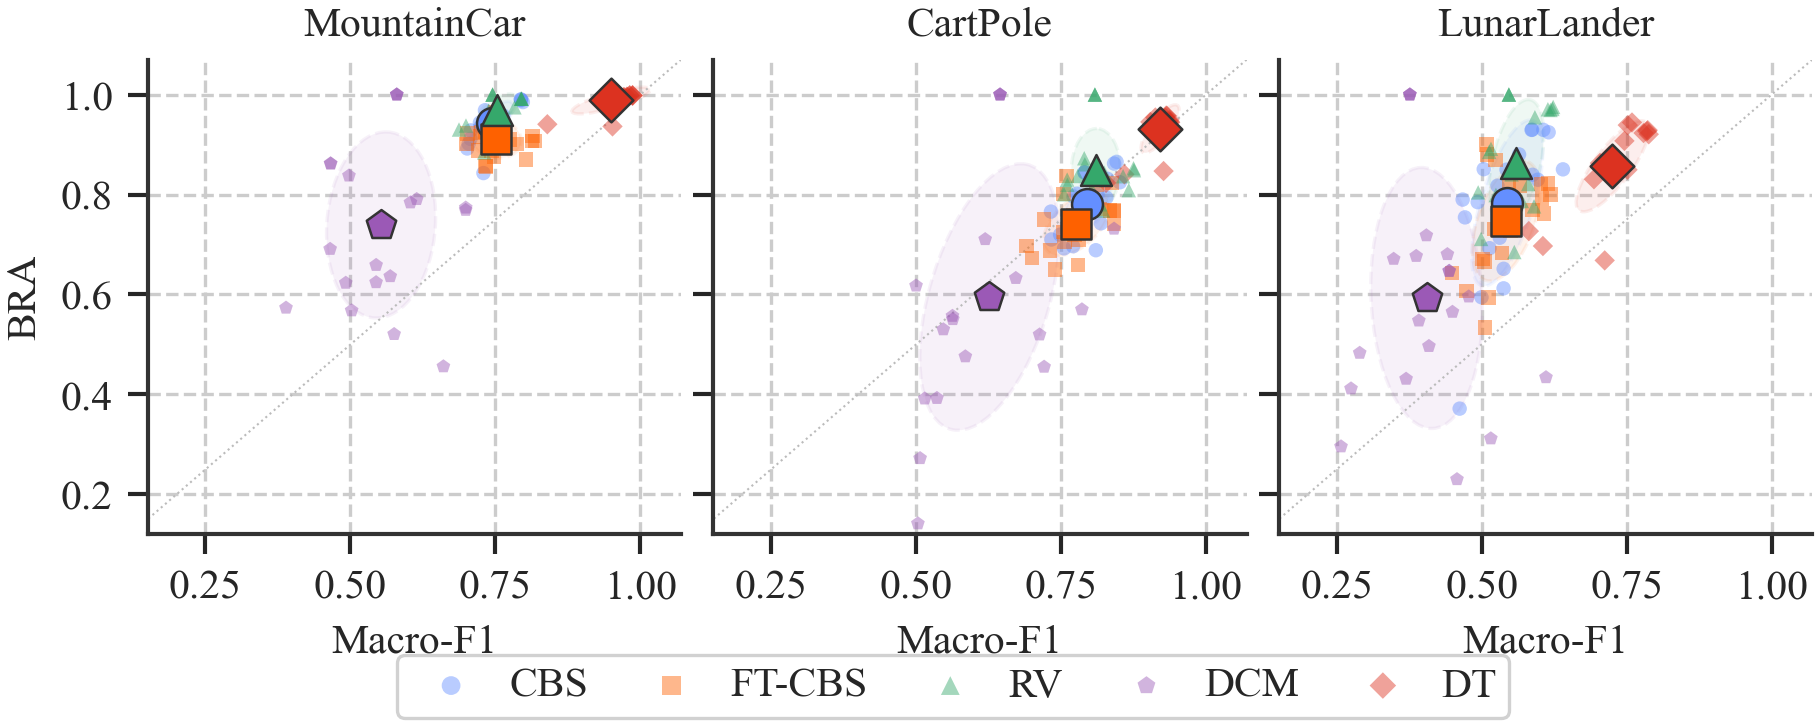

Source code (Python):
#!/usr/bin/env python
"""Fidelity vs prediction-agreement scatter.

1x3 panels (one per env). Each point = one perturbation run.
Uses smaller markers, jitter, and per-method mean+CI ellipses
to reduce visual clutter while preserving the decoupling message.
"""
import sys, os
sys.path.insert(0, os.path.dirname(os.path.dirname(os.path.abspath(__file__))))

import numpy as np
from figures._style import (apply_style, savefig, load_results, ENVS,
                             ENV_TAGS, ENV_SHORT, COLORS, MARKERS, COL2)
import matplotlib.pyplot as plt
from matplotlib.patches import Ellipse


METHOD_FILES = [
    ("stress_test_results.json", {"cbs": "CBS", "cbs_maxf1": "FT-CBS"}),
    ("decision_tree_results.json", {"b4_dt": "DT"}),
    ("consensus_merge_results.json", {"consensus_vote": "RV",
                                     "consensus_cbs": "DCM"}),
]

# Ordered for consistent legend
METHOD_ORDER = ["CBS", "FT-CBS", "RV", "DCM", "DT"]


def extract_points(data, method_key):
    if method_key not in data:
        return [], []
    per_run = data[method_key].get("per_run", {})
    f1s, bras = [], []
    for rv in per_run.values():
        f1 = rv.get("fidelity_heldout", {}).get("f1")
        sp = rv.get("stability_proxy_family",
                     rv.get("stability_proxy_global", {}))
        bra = sp.get("BRA") if sp else rv.get("BRA")
        if f1 is not None and bra is not None:
            f1s.append(f1)
            bras.append(bra)
    return f1s, bras


def add_ellipse(ax, xs, ys, color, n_std=1.5):
    """Add a confidence ellipse around a cloud of points."""
    if len(xs) < 3:
        return
    mx, my = np.mean(xs), np.mean(ys)
    cov = np.cov(xs, ys)
    if np.any(np.isnan(cov)) or cov.shape != (2, 2):
        return
    vals, vecs = np.linalg.eigh(cov)
    vals = np.maximum(vals, 1e-10)
    angle = np.degrees(np.arctan2(vecs[1, 0], vecs[0, 0]))
    w, h = 2 * n_std * np.sqrt(vals)
    ell = Ellipse(xy=(mx, my), width=w, height=h, angle=angle,
                  facecolor=color, alpha=0.08, edgecolor=color,
                  linewidth=0.8, linestyle="--")
    ax.add_patch(ell)


def main():
    apply_style()
    fig, axes = plt.subplots(1, 3, figsize=(COL2, COL2 * 0.34), sharey=True)

    all_handles = {}
    for col, env in enumerate(ENVS):
        ax = axes[col]
        tag = ENV_TAGS[env]

        for fname, mmap in METHOD_FILES:
            data = load_results(tag, fname)
            if data is None:
                continue
            for mk, label in mmap.items():
                f1s, bras = extract_points(data, mk)
                if not f1s:
                    continue
                c, m = COLORS[label], MARKERS[label]

                # Small semi-transparent scatter
                ax.scatter(f1s, bras, c=c, marker=m, s=12, alpha=0.45,
                           edgecolors="none", zorder=3, label=label)

                # Mean marker (larger, with border)
                ax.scatter([np.mean(f1s)], [np.mean(bras)], c=c, marker=m,
                           s=55, edgecolors="#333333", linewidths=0.6,
                           zorder=6)

                # Confidence ellipse
                add_ellipse(ax, f1s, bras, c, n_std=1.2)

        ax.set_title(ENV_SHORT[env])
        ax.set_xlabel("Macro-F1")
        ax.set_xlim(0.15, 1.07)
        ax.set_ylim(0.12, 1.07)
        ax.plot([0, 1.1], [0, 1.1], ls=":", color="#bbbbbb", lw=0.5, zorder=1)

    axes[0].set_ylabel("BRA")

    # Deduplicated legend in method order
    handles_map = {}
    for ax in axes:
        for h, l in zip(*ax.get_legend_handles_labels()):
            if l not in handles_map:
                handles_map[l] = h
    ordered_handles = [(handles_map[m], m) for m in METHOD_ORDER if m in handles_map]
    fig.legend([h for h, _ in ordered_handles],
               [l for _, l in ordered_handles],
               loc="lower center", ncol=len(ordered_handles),
               bbox_to_anchor=(0.5, -0.05), markerscale=1.3)

    # Remove per-axis legends
    for ax in axes:
        leg = ax.get_legend()
        if leg:
            leg.remove()

    fig.subplots_adjust(wspace=0.06, bottom=0.23)
    savefig(fig, "fig_fidelity_vs_stability")


if __name__ == "__main__":
    main()
